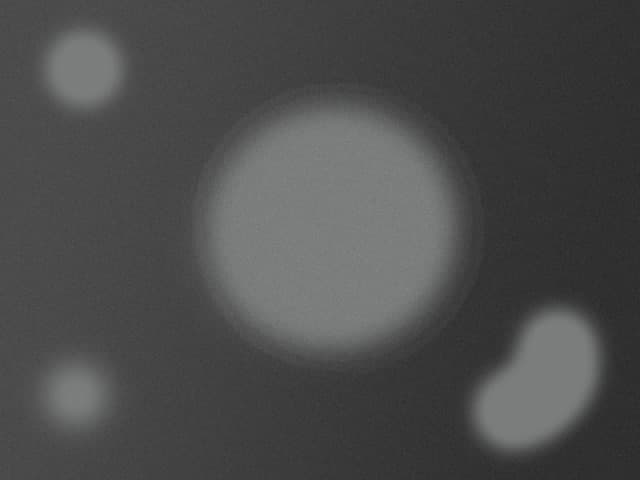
#> input picture image_data/test_photo.bmp, 640 x 480 px
$ python LinesMaskMethod.py
#> lines starting #> are read from the running program, lines starting #| are printed output that depends on the picture; after the words box and inside, x2 and y2 are one past the last pixel; in counts of white or black regions, pixels touching at a corner belong together
from copy import deepcopy

import cv2 as cv
import numpy as np
from PIL import Image
import math
import time


def input_params() -> dict:
    """
    Function for data entry

    Returns:
         Parameter's dictionary
    """
    params = {'input': cv.imread(input("Enter input file's path: ")),
              'output': input("Enter output path: "),
              'xc': input("x = "),
              'yc': input("y = "),
              'delta_min': [int(elem) if elem.isdigit() else 0 for elem in
                            input("Enter color's delta_min like '[0-255] [0-255] [0-255]': ").split(" ")],
              'delta_max': [int(elem) if elem.isdigit() else 255 for elem in
                            input("Enter color's delta_max like '[0-255] [0-255] [0-255]': ").split(" ")],
              'color': [int(elem) if elem.isdigit() else 255 for elem in
                        input("Enter color like '[0-255] [0-255] [0-255]': ").split(" ")]
              }
    if params['xc'].isdigit():
        params['xc'] = int(params['xc'])
    else:
        params['xc'] = math.ceil(params['input'].shape[1] / 2)
    if params['yc'].isdigit():
        params['yc'] = int(params['yc'])
    else:
        params['yc'] = math.ceil(params['input'].shape[0] / 2)
    params['pixel'] = [params['xc'], [params['yc']]]
    return params


def create_start_mask(img: np.ndarray):
    mask = np.zeros(img.shape, dtype=int)
    return mask


def rec(img: np.ndarray, mask: np.ndarray, delta_min: int, delta_max: int, pixel: list):
    """
    Заливка от начального пиксела впаво и влево.
    """
    queue = [pixel]
    while queue:
        pixel = queue.pop(0)
        if not check_in_mask(mask[pixel[1]][pixel[0]], 255):
            if check_color(img[pixel[1]][pixel[0] + 1], delta_min, delta_max):
                right(img, mask, delta_min, delta_max, pixel, queue)
            if check_color(img[pixel[1]][pixel[0] - 1], delta_min, delta_max):
                left(img, mask, delta_min, delta_max, pixel, queue)
    return mask


def left(img_arr: np.ndarray, mask: np.ndarray, delta_min: int, delta_max: int, pixel: list, queue: list):
    """
    Движение влево.
    """
    _pixel = deepcopy(pixel)
    while check_color(img_arr[_pixel[1]][_pixel[0]], delta_min, delta_max):
        if 0 <= _pixel[0] - 1:
            mask[_pixel[1]][_pixel[0]] = 255
            check_up_and_down_pixels(img_arr, delta_min, delta_max, _pixel, queue)
            _pixel[0] -= 1
        else:
            break
    _pixel[0] += 1
    if _pixel[1] + 1 < img_arr.shape[0]:
        if check_color(img_arr[_pixel[1] + 1][_pixel[0]], delta_min, delta_max):
            queue.append([_pixel[0], _pixel[1] + 1])
    if 0 <= _pixel[1] - 1:
        if check_color(img_arr[_pixel[1] - 1][_pixel[0]], delta_min, delta_max):
            queue.append([_pixel[0], _pixel[1] - 1])


def right(img_arr: np.ndarray, mask: np.ndarray, delta_min: int, delta_max: int, pixel: list, queue: list):
    """
    Движение вправо.
    """
    _pixel = deepcopy(pixel)
    while check_color(img_arr[_pixel[1]][_pixel[0]], delta_min, delta_max):
        if _pixel[0] + 1 < img_arr.shape[1]:
            mask[_pixel[1]][_pixel[0]] = 255
            check_up_and_down_pixels(img_arr, delta_min, delta_max, _pixel, queue)
            _pixel[0] += 1
        else:
            break
    _pixel[0] -= 1
    if _pixel[1] + 1 < img_arr.shape[0]:
        if check_color(img_arr[_pixel[1] + 1][_pixel[0]], delta_min, delta_max):
            queue.append([_pixel[0], _pixel[1] + 1])
    if 0 <= _pixel[1] - 1:
        if check_color(img_arr[_pixel[1] - 1][_pixel[0]], delta_min, delta_max):
            queue.append([_pixel[0], _pixel[1] - 1])


def check_up_and_down_pixels(img_arr: np.ndarray, delta_min: int, delta_max: int, pixel: list, queue: list):
    """
    Проверка пикселей над и создание "опорных" точек.
    """
    if pixel[1] + 1 < img_arr.shape[0]:
        if not check_color(img_arr[pixel[1] + 1][pixel[0]], delta_min, delta_max):
            if pixel[0] + 1 < img_arr.shape[1]:
                if check_color(img_arr[pixel[1] + 1][pixel[0] + 1], delta_min, delta_max):
                    queue.append([pixel[0] + 1, pixel[1] + 1])
            if 0 <= pixel[0] - 1:
                if check_color(img_arr[pixel[1] + 1][pixel[0] - 1], delta_min, delta_max):
                    queue.append([pixel[0] - 1, pixel[1] + 1])
    if 0 <= pixel[1] - 1:
        if not check_color(img_arr[pixel[1] - 1][pixel[0]], delta_min, delta_max):
            if pixel[0] + 1 < img_arr.shape[1]:
                if check_color(img_arr[pixel[1] - 1][pixel[0] + 1], delta_min, delta_max):
                    queue.append([pixel[0] + 1, pixel[1] - 1])
            if 0 <= pixel[0] - 1:
                if check_color(img_arr[pixel[1] - 1][pixel[0] - 1], delta_min, delta_max):
                    queue.append([pixel[0] - 1, pixel[1] - 1])


def check_color(a: int, min_delta: int, max_delta: int):
    """
    Проверка цвета пикселя изображения.
    """
    if min_delta <= a <= max_delta:
        return True
    else:
        return False


def check_in_mask(a: int, b: int):
    """
    Проверка закрашен ли пиксель в маске.
    """
    if a == b:
        return True
    else:
        return False


def main():
    min_color = 70
    max_color = 135
    x = 328
    y = 250
    file_path = 'image_data/test_photo.bmp'
    out_path = 'outputs.bmp'
    img = cv.imread(file_path, 0)
#> img: shape (480, 640); min 41, max 133, mean 76.2
    Image.fromarray(rec(img,
                        create_start_mask(img),
                        min_color,
                        max_color, [x, y]).astype(np.uint8)).save(out_path)
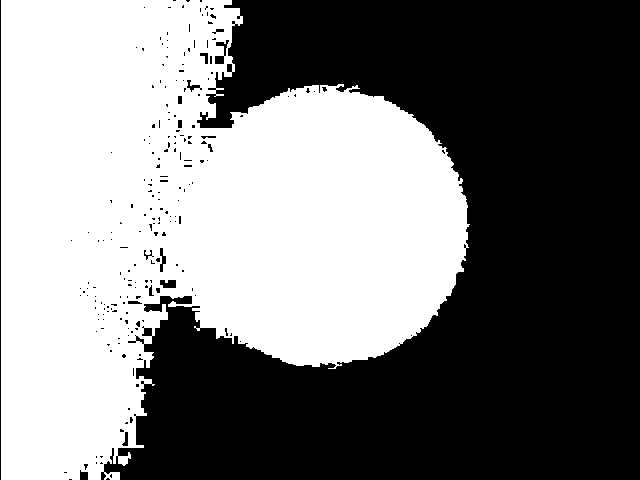
#> saved as outputs.bmp: PIL image 640x480 L; 48.2% white; 1 white region, box (x1, y1, x2, y2) and area: (1, 0, 470, 480) 148158


"""
Довольно-таки хорошо справляется с большими областями заливки.
"""


if __name__ == '__main__':
    now = time.time()
    main()
    end = time.time()
    print(f"Время работы: {end - now}")
